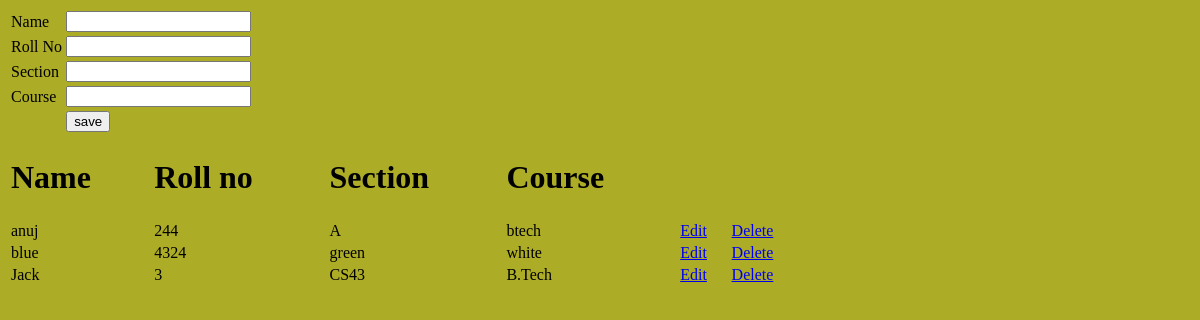
Page /app/view on the earlier database version.
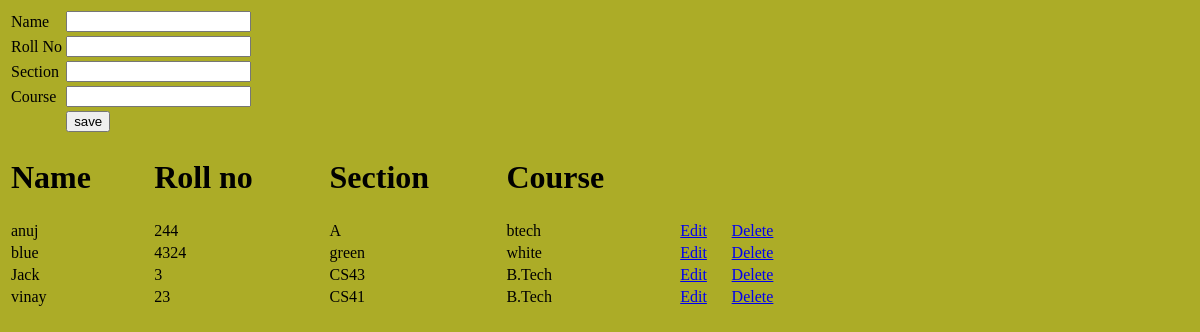
Same page on the later database version.
### app/models.py (models this page shows, shortened)
class Student(models.Model):
    sname = models.CharField(max_length=20)
    srno = models.IntegerField()
    ssec = models.CharField(max_length=4)
    scourse = models.CharField(max_length=10)

### app/views.py (the view)
# urls.py: path('view', views.viewStudent, name="view"),
def viewStudent(request):
    student = models.Student.objects.all()
    res = render(request, 'app/index.html', {'student': student})
    return res

### app/templates/app/index.html (shortened to what this page needs)
<!DOCTYPE html>
{% load static %}
<html lang="en">
<head>
    <link rel="stylesheet" href=" {% static 'app/css/styles.css' %} ">
</head>
<body>
    <div>
        <form action="{% url 'save_student' %}" method="post">
            <table>
                <tr>
                    <td>Name</td>
                    <td><input type="text" name="sname" id=""></td>
                </tr>
                <tr>
                    <td>Roll No</td>
                    <td><input type="text" name="srno" id=""></td>
                </tr>
                <tr>
                    <td>Section</td>
                    <td><input type="text" name="ssec" id=""></td>
                </tr>
                <tr>
                    <td>Course</td>
                    <td><input type="text" name="scourse" id=""></td>
                </tr>
                <tr>
                    <td></td>
                    <td><input type="submit" value="save"></td>
                </tr>
            </table>
        </form>
    </div>
    <div>
        <table  style="width: 800px;">
            <tr>
                <td><h1> Name</h1></td>
                <td><h1>Roll no</h1></td>
                <td><h1>Section</h1></td>
                <td><h1>Course</h1></td>
            </tr>
            {% for stdnt in student %}
            <tr>
                <td> {{stdnt.sname}} </td>
                <td> {{stdnt.srno}} </td>
                <td> {{stdnt.ssec}} </td>
                <td> {{stdnt.scourse}} </td>
                <td><a href="http://localhost:8000/app/updateStudent?id={{stdnt.id}}">Edit</a></td>
                <td><a href="http://localhost:8000/app/delete?id={{stdnt.id}}">Delete</a></td>
            </tr>
            {% endfor %}
        </table>
    </div>
</body>
</html>

Differences in the rows shown:
added Student: sname "vinay", srno "23", ssec "CS41", scourse "B.Tech"
